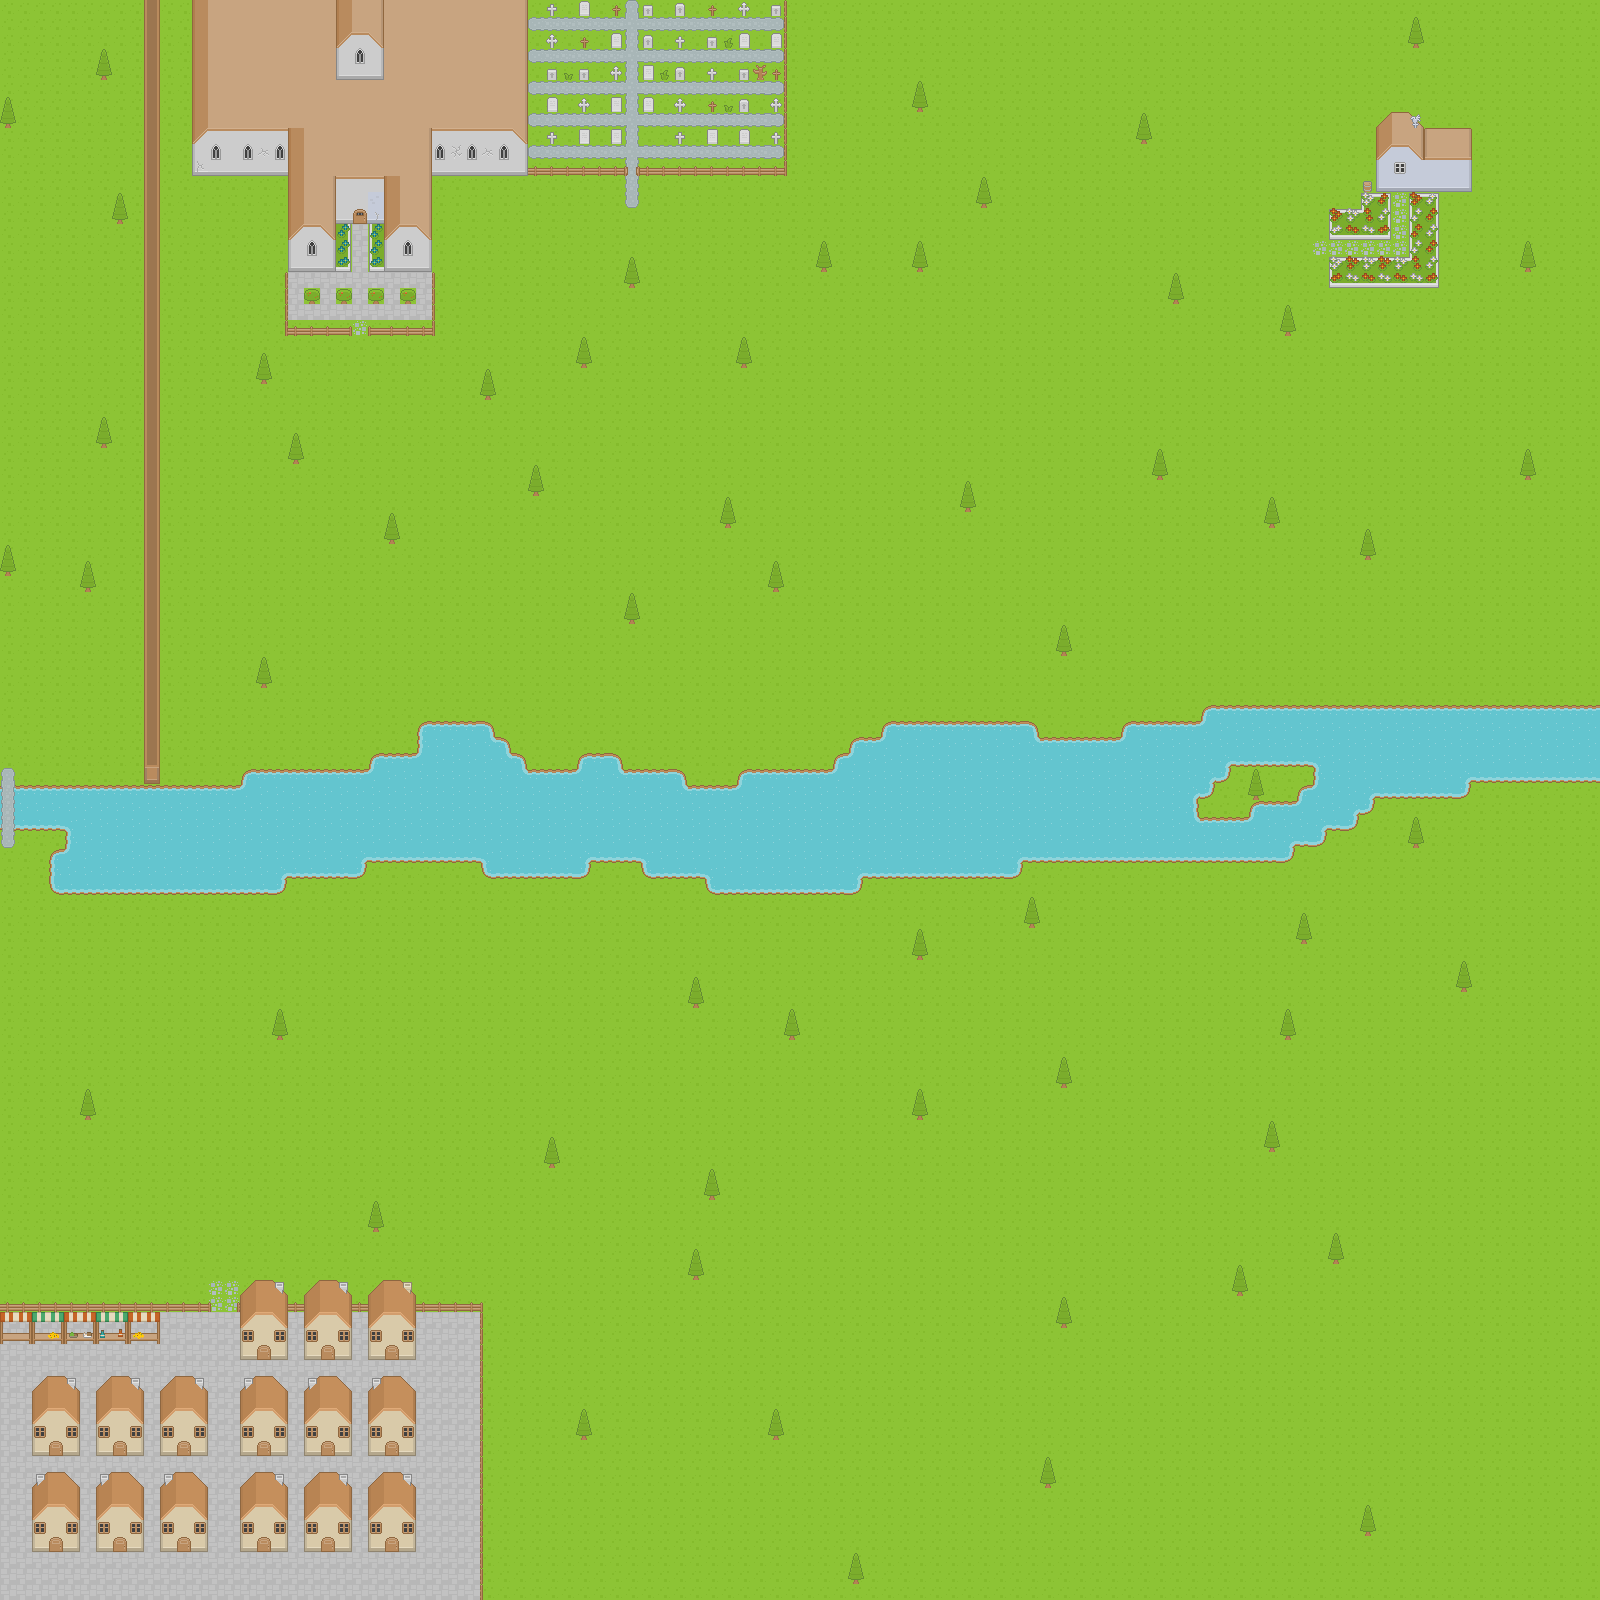

A level layout from a 2D game, rendered from its tile map. Below: a short description, then the map file with tile-grid data replaced by summaries:
An orthogonal 100x100 tile map with 16x16 px tiles, 6 tile layers (Land, Sea, Ground Overlay, Objects, ...) and 28 objects.

<map version="1.0" orientation="orthogonal" renderorder="right-down" width="100" height="100" tilewidth="16" tileheight="16" nextobjectid="46">
 <tileset firstgid="1" name="roguelikeSheet_transparent" tilewidth="16" tileheight="16" spacing="1" tilecount="1767">
  <image source="../Images/roguelikeSheet_transparent.png" width="968" height="526" />
  <terraintypes>
   <terrain name="Sea" tile="-1" />
   <terrain name="Road" tile="-1" />
  </terraintypes>
  <tile id="2" terrain=",,,0" />
  <tile id="3" terrain=",,0,0" />
  <tile id="4" terrain=",,0," />
  <tile id="57" terrain="0,0,0," />
  <tile id="58" terrain="0,0,,0" />
  <tile id="59" terrain=",0,,0" />
  <tile id="60" terrain="0,0,0,0" />
  <tile id="61" terrain="0,,0," />
  <tile id="114" terrain="0,,0,0" />
  <tile id="115" terrain=",0,0,0" />
  <tile id="116" terrain=",0,," />
  <tile id="117" terrain="0,0,," />
  <tile id="118" terrain="0,,," />
  <tile id="518" terrain="1,1,1," />
  <tile id="519" terrain="1,1,,1" />
  <tile id="520" terrain=",,,1" />
  <tile id="521" terrain=",,1,1" />
  <tile id="522" terrain=",,1," />
  <tile id="575" terrain="1,,1,1" />
  <tile id="576" terrain=",1,1,1" />
  <tile id="577" terrain=",1,,1" />
  <tile id="578" terrain="1,1,1,1" />
  <tile id="579" terrain="1,,1," />
  <tile id="634" terrain=",1,," />
  <tile id="635" terrain="1,1,," />
  <tile id="636" terrain="1,,," />
 </tileset>
 <layer name="Land" width="100" height="100">
  <data>[10000 cells, 9254 non-empty, 1 distinct tile ids]</data>
 </layer>
 <layer name="Sea" width="100" height="100">
  <data>[10000 cells, 749 non-empty, 13 distinct tile ids]</data>
 </layer>
 <layer name="Ground Overlay" width="100" height="100">
  <data>[10000 cells, 678 non-empty, 12 distinct tile ids]</data>
 </layer>
 <layer name="Objects" width="100" height="100">
  <data>[10000 cells, 715 non-empty, 73 distinct tile ids]</data>
 </layer>
 <objectgroup name="Gold">
  <object id="20" gid="549" x="32" y="176" width="16" height="16">
   <properties>
    <property name="Worth" value="1" />
   </properties>
  </object>
  <object id="22" gid="549" x="64" y="544" width="16" height="16">
   <properties>
    <property name="Worth" value="1" />
   </properties>
  </object>
  <object id="23" gid="549" x="32" y="304" width="16" height="16">
   <properties>
    <property name="Worth" value="1" />
   </properties>
  </object>
  <object id="24" gid="549" x="0" y="800" width="16" height="16">
   <properties>
    <property name="Worth" value="1" />
   </properties>
  </object>
  <object id="25" gid="549" x="304" y="288" width="16" height="16">
   <properties>
    <property name="Worth" value="1" />
   </properties>
  </object>
  <object id="26" gid="549" x="624" y="160" width="16" height="16">
   <properties>
    <property name="Worth" value="1" />
   </properties>
  </object>
  <object id="27" gid="549" x="1392" y="208" width="16" height="16">
   <properties>
    <property name="Worth" value="1" />
   </properties>
  </object>
  <object id="30" gid="549" x="992" y="368" width="16" height="16">
   <properties>
    <property name="Worth" value="1" />
   </properties>
  </object>
  <object id="31" gid="549" x="1200" y="48" width="16" height="16">
   <properties>
    <property name="Worth" value="1" />
   </properties>
  </object>
  <object id="32" gid="549" x="208" y="1360" width="16" height="16">
   <properties>
    <property name="Worth" value="1" />
   </properties>
  </object>
  <object id="33" gid="549" x="32" y="48" width="16" height="16">
   <properties>
    <property name="Worth" value="1" />
   </properties>
  </object>
  <object id="34" gid="549" x="16" y="400" width="16" height="16">
   <properties>
    <property name="Worth" value="1" />
   </properties>
  </object>
  <object id="35" gid="549" x="32" y="1024" width="16" height="16">
   <properties>
    <property name="Worth" value="1" />
   </properties>
  </object>
  <object id="36" gid="549" x="1536" y="1120" width="16" height="16">
   <properties>
    <property name="Worth" value="1" />
   </properties>
  </object>
  <object id="37" gid="549" x="688" y="752" width="16" height="16">
   <properties>
    <property name="Worth" value="1" />
   </properties>
  </object>
  <object id="38" gid="549" x="352" y="240" width="16" height="16">
   <properties>
    <property name="Worth" value="1" />
   </properties>
  </object>
  <object id="39" gid="549" x="368" y="288" width="16" height="16">
   <properties>
    <property name="Worth" value="1" />
   </properties>
  </object>
  <object id="40" gid="549" x="336" y="288" width="16" height="16">
   <properties>
    <property name="Worth" value="1" />
   </properties>
  </object>
  <object id="41" gid="549" x="400" y="288" width="16" height="16">
   <properties>
    <property name="Worth" value="1" />
   </properties>
  </object>
  <object id="42" gid="549" x="1488" y="1312" width="16" height="16">
   <properties>
    <property name="Worth" value="1" />
   </properties>
  </object>
  <object id="43" gid="549" x="608" y="1344" width="16" height="16">
   <properties>
    <property name="Worth" value="1" />
   </properties>
  </object>
  <object id="44" gid="549" x="944" y="1200" width="16" height="16">
   <properties>
    <property name="Worth" value="1" />
   </properties>
  </object>
  <object id="45" gid="549" x="0" y="848" width="16" height="16">
   <properties>
    <property name="Worth" value="1" />
   </properties>
  </object>
 </objectgroup>
 <objectgroup name="Signs">
  <object id="14" gid="21" x="160" y="272" width="16" height="16">
   <properties>
    <property name="Message" value="There is a way" />
   </properties>
  </object>
  <object id="15" gid="21" x="160" y="272" width="16" height="16">
   <properties>
    <property name="Message" value="There is a way across" />
   </properties>
  </object>
  <object id="17" gid="20" x="640" y="192" width="16" height="16">
   <properties>
    <property name="Message" value="Where will you spend eternity?" />
   </properties>
  </object>
  <object id="19" gid="679" x="640" y="144" width="16" height="16">
   <properties>
    <property name="Message" value="Andre van Tonder" />
   </properties>
  </object>
 </objectgroup>
 <objectgroup name="Open Doors">
  <object id="13" gid="261" x="1392" y="192" width="16" height="16">
   <properties>
    <property name="Connected" value="Houses/3.tmx" />
    <property name="GoX" value="1" />
    <property name="GoY" value="5" />
   </properties>
  </object>
 </objectgroup>
 <layer name="Doors/Windows/Roofs" width="100" height="100">
  <data>[10000 cells, 436 non-empty, 30 distinct tile ids]</data>
 </layer>
 <layer name="Roof Overlay" width="100" height="100">
  <data>[10000 cells, 86 non-empty, 10 distinct tile ids]</data>
 </layer>
</map>
